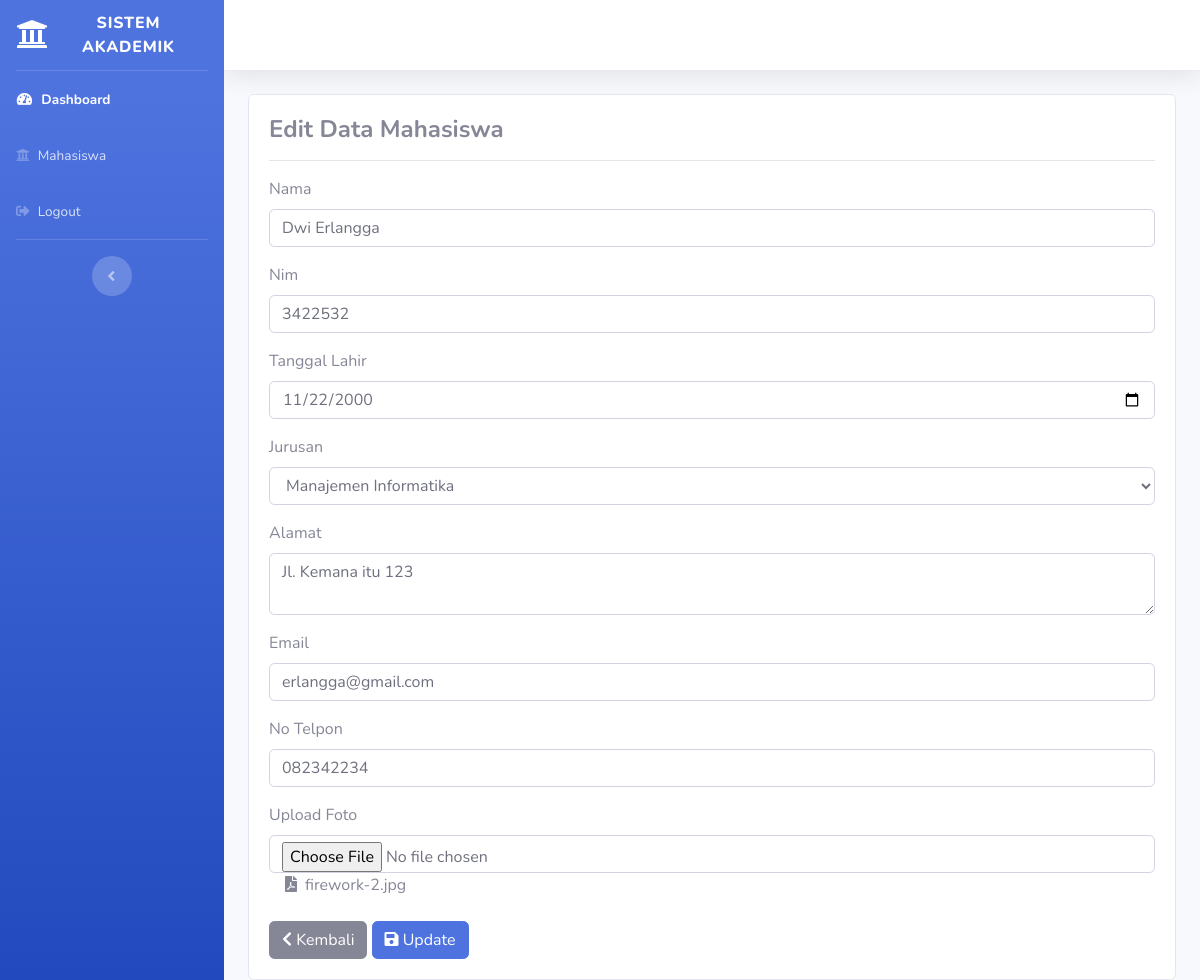
The page /administrator/mahasiswa/edit/12 on the database its author committed.
### tables this page shows
CREATE TABLE `tb_mahasiswa` (
  `id` int(11) NOT NULL,
  `nama` varchar(120) NOT NULL,
  `nim` int(8) NOT NULL,
  `tgl_lahir` date NOT NULL,
  `jurusan` varchar(50) NOT NULL,
  `alamat` varchar(100) NOT NULL,
  `email` varchar(50) NOT NULL,
  `no_telp` varchar(20) NOT NULL,
  `foto` varchar(500) NOT NULL
);

### application/controllers/administrator/Mahasiswa.php (called while the page is built, shortened)
<?php defined('BASEPATH') or die('No direct script access allowed');
class Mahasiswa extends CI_Controller
{
    public function edit($id)
    {
        $where = array('id' => $id);
        $data['mahasiswa'] = $this->M_mahasiswa->edit_data($where, 'tb_mahasiswa')->result();
        $this->load->view('template_administrator/header');
        $this->load->view('template_administrator/sidebar');
        $this->load->view('administrator/edit_mahasiswa', $data);
        $this->load->view('template_administrator/footer');
    }
}

### index.php (called while the page is built, shortened)
<?php
require_once BASEPATH.'core/CodeIgniter.php';

### application/models/M_mahasiswa.php (called while the page is built, shortened)
<?php
class M_mahasiswa extends CI_Model
{
    public function edit_data($where, $table)
    {
        return $this->db->get_where($table, $where);
    }
}

### application/views/administrator/edit_mahasiswa.php (the view, shortened to what this page needs)
<div class="content-wrapper">
    <div class="container-fluid">
        <section class="content">
            <div class="card">
                <div class="card-body">
                    <h4><strong>Edit Data Mahasiswa</strong></h4>
                    <hr>
                    <?php
                    foreach ($mahasiswa as $row) { ?>
                        <?php echo form_open_multipart('administrator/Mahasiswa/update/'); ?>
                        <div class="form-group">
                            <label>Nama</label>
                            <input type="text" name="nama" value="<?php echo $row->nama ?>" class="form-control">
                        </div>
                        <div class="form-group">
                            <label>Nim</label>
                            <input type="text" name="nim" value="<?php echo $row->nim ?>" class="form-control">
                        </div>
                        <div class="form-group">
                            <label>Tanggal Lahir</label>
                            <input type="date" name="tgl_lahir" value="<?php echo $row->tgl_lahir ?>" class="form-control">
                        </div>
                        <div class="form-group">
                            <label>Jurusan</label>
                            <select class="form-control" name="jurusan">
                                <option value="Manajemen Informatika" <?php if ($row->jurusan == "Manajemen Informatika") {
                                                                            echo "selected=\"selected\"";
                                                                        } ?>>
                                    Manajemen Informatika</option>
                            </select>
                        </div>
                        <div class="form-group">
                            <label>Alamat</label>
                            <textarea class="form-control" name="alamat" cols="20"><?php echo $row->alamat ?></textarea>
                        </div>
                        <div class=" form-group">
                            <label>Email</label>
                            <input type="text" name="email" class="form-control" value="<?php echo $row->email ?>">
                        </div>
                        <div class=" form-group">
                            <label> No Telpon</label>
                            <input type="text" name="no_telp" class="form-control" value="<?php echo $row->no_telp ?>">
                        </div>
                        <div class="form-group">
                            <label>Upload Foto</label>
                            <input type="file" name="foto" class="form-control">
                            <label class="ml-3"><i class="fas fa-file-pdf mr-2"></i><?php echo $row->foto ?></label>
                        </div>
                        <a href="<?php echo base_url() . 'administrator/mahasiswa/index' ?>" class="btn btn-secondary"><i class="fas fa-chevron-left"></i> Kembali</a>
                        <button type="submit" class="btn btn-primary"><i class="fas fa-save"></i> Update</button>
                        <?php echo form_close(); ?>
                    <?php } ?>
                </div>
            </div>
        </section>
    </div>
</div>

### rows shown on the page
tb_mahasiswa: nama "Dwi Erlangga", nim "3422532", tgl_lahir "11/22/2000", jurusan "Manajemen Informatika", alamat "Jl. Kemana itu 123", email "erlangga@gmail.com", no_telp "082342234", foto "firework-2.jpg"
